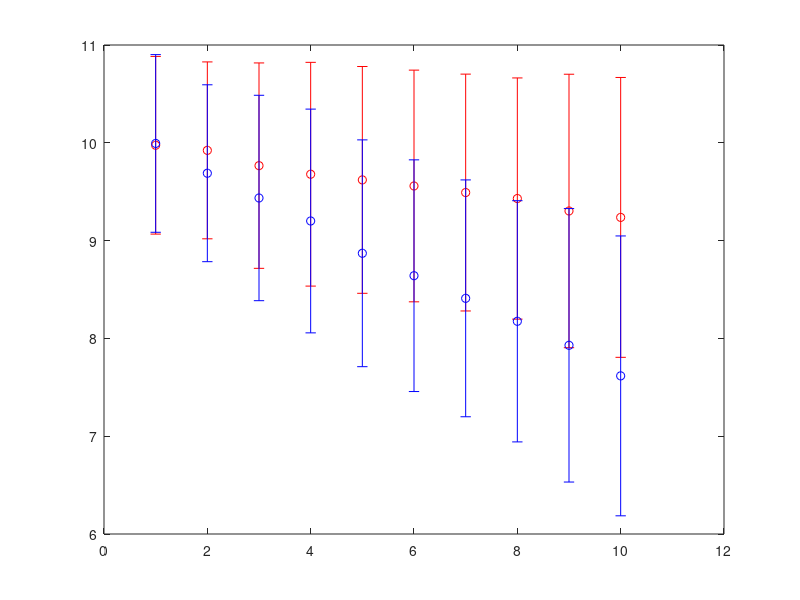

Write MATLAB code to recreate this figure.
%% Initialization
% these are the different properties that make up the dancers stance on
% different topics. 0 is "medium", negative means no, positive means yes
dancerProps = {'planned',...
    'price-sensitive',...
    'roled',...
    'partnered',...
    'outgoing',...
    'equalitarian',...
    'feminist/masculinist',...
    'home-scene bound',...
    'returning',...
    'frustration-tolerant',...
    'happy/motivated',...
    'preferred partner',...
    'visited workshops'...
};

% these are the properties of the registration system
eventProps = {'number of places',...
    'registering schedule',...
    'roled',...
    'partnered preferred',...
    'price-pattern',...
};

leadersRejected = 0;
followersRejected = 0;

% make an initial population of dancers
leadFollowRatio = 0.8;
initialDancerPopulation = 250;
initialLeaderPopulation = round(initialDancerPopulation/2*leadFollowRatio);
initialFollowerPopulation = round(initialDancerPopulation/2/leadFollowRatio);

leaders = [randn(initialLeaderPopulation, length(dancerProps) - 4), ... % the personal attributes are normally distributed
    abs(randn(initialLeaderPopulation, 1)*0.1 + 1), ... % the frustration tolerance is a multiplicator and can only be positive
    randn(initialLeaderPopulation, 1) + 10, ... % everybody starts out quite happy
    (1:initialLeaderPopulation)', ... % right now, everybody is partnered. This will be changed in the next subsection
    zeros(initialLeaderPopulation, 1)]; % everybody has not participated at any event 
followers = [randn(initialFollowerPopulation, length(dancerProps) - 4), ...
    abs(randn(initialFollowerPopulation, 1)*0.1 + 1), ...
    randn(initialFollowerPopulation, 1) + 10, ...
    (1:initialFollowerPopulation)', ...
    zeros(initialFollowerPopulation, 1)];

% what part of the dancers is partnered?
partneredRatio = 0.5;
partneredDancers = partneredRatio*min(initialLeaderPopulation,initialLeaderPopulation);
leaders(partneredDancers+1:end, 13)=0; % now the initial population is partially partnered
followers(partneredDancers+1:end, 13)=0;

dancerSummaryFigure = figure;

for i = 1:10
%% Display the dancers mean values
errorbar(i, mean(leaders(:,11)), std(leaders(:,11)), 'ro')
hold on
errorbar(i, mean(followers(:,11)), std(leaders(:,11)), 'bo')
disp(['Leaders'' happiness: ', num2str(mean(leaders(:,11)))])
disp(['Followers'' happiness: ', num2str(mean(followers(:,11)))])

%% Start an event registration and check who is getting in
% set the properties of an event
thisEventProps = [100,1,1,1,1];

% not all will want to participate (currently about half)
applicantsLeaders = logical(randi(2,1,length(leaders))' - 1);
applicantsLeaders = find(applicantsLeaders);
thisEventLeaders = leaders(applicantsLeaders, :);
applicantsFollowers = logical(randi(2,1,length(followers))' - 1);
applicantsFollowers = find(applicantsFollowers);
thisEventFollowers = followers(applicantsFollowers, :);

% sort the population by their planned-attributed, modified by their motivation
% the more planned and the more happy/motivated they are, the earlier will
% the register
[~, indexLeaders] = sort(thisEventLeaders(:, 1) + thisEventLeaders(:, 11), 1, 'descend');
thisEventLeaders = applicantsLeaders(indexLeaders);
[~, indexFollowers] = sort(thisEventFollowers(:, 1) + thisEventFollowers(:, 11), 1, 'descend');
thisEventFollowers = applicantsFollowers(indexFollowers);

switch thisEventProps(3)
    case 0
        % this is an un-roled event
        
    case 1
        % this is a roled event
        
        % find who made it into the workshop
        thisEventLeaders = thisEventLeaders(1:min(length(thisEventLeaders),thisEventProps(1)/2),:);
        thisEventFollowers = thisEventFollowers(1:min(length(thisEventFollowers),length(thisEventLeaders)),:);
        thisEventLeaders = thisEventLeaders(1:min(length(thisEventLeaders),length(thisEventFollowers)),:);
        
    case 2
        % this is a partnered event
end

% keep a total of how many got rejected at all events
leadersRejected = leadersRejected + length(applicantsLeaders) - length(thisEventLeaders);
followersRejected = followersRejected + length(applicantsFollowers) - length(thisEventFollowers);

% mark the participation for each dancer
leaders(thisEventLeaders, 13) = leaders(thisEventLeaders, 13) + 1;
followers(thisEventFollowers, 13) = followers(thisEventFollowers, 13) + 1;

% the happiness/motivation of everybody goes down with time
leaders(:, 11) = leaders(:, 11) - 0.05;
followers(:, 11) = followers(:, 11) - 0.05;

% update the happiness/motivation of the rejected, depending on their frustration tolerance
% (it seems as if we degraded all; but we will update the actual participants in the next step)
leaders(applicantsLeaders, 11) = leaders(applicantsLeaders, 11) - 1./leaders(applicantsLeaders, 10);
followers(applicantsFollowers, 11) = followers(applicantsFollowers, 11) - 1./followers(applicantsFollowers, 10);

% update the happiness/motivation of the participants
leaders(thisEventLeaders, 11) = leaders(thisEventLeaders, 11) + 1;
followers(thisEventFollowers, 11) = followers(thisEventFollowers, 11) + 1;

end